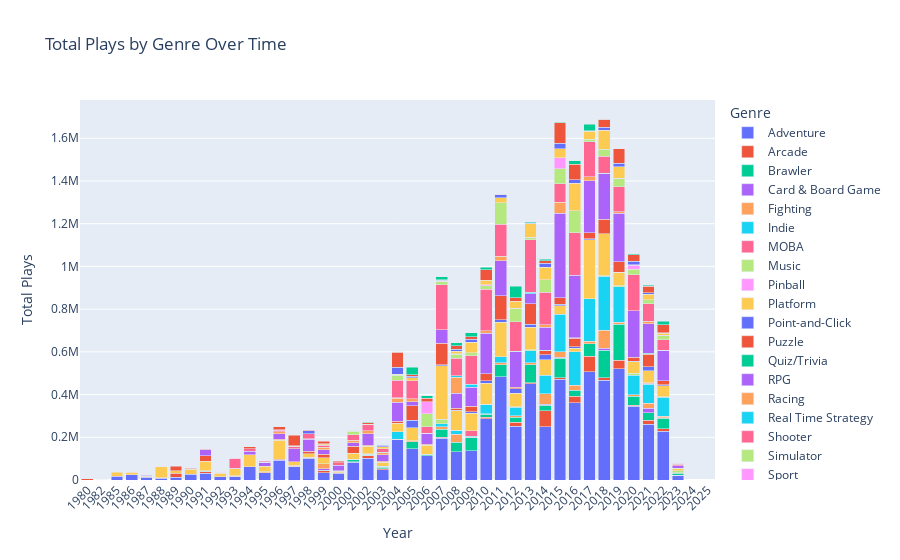

Notebook code for this chart:
### Markdown cell above
### Visualize Exploded Genres

### Code cell
import pandas as pd
from datetime import datetime
import plotly.express as px
from ast import literal_eval
import plotly.offline as offline



df = pd.read_csv('../Dataset/games.csv')

df = df[df['Release Date'] != 'releases on TBD']

df['Release Date'] = df['Release Date'].apply(lambda x: datetime.strptime(x, '%b %d, %Y'))
df['Genres'] = df['Genres'].apply(literal_eval)


def convert_to_int(value):
    if 'K' in value:
        return int(float(value.replace('K', '')) * 1000)
    else:
        return int(value)

# Apply the custom function to the 'Value' column
df['Plays'] = df['Plays'].apply(convert_to_int)

df = df.explode('Genres').dropna(subset=['Genres'])


df['Year'] = df['Release Date'].apply(lambda x: x.strftime('%Y'))
avg_rating_per_date_genre = df.groupby(['Year', 'Genres'])['Plays'].sum().unstack().reset_index()


fig = px.bar(avg_rating_per_date_genre, x='Year', y=avg_rating_per_date_genre.columns[1:],
             title='Total Plays by Genre Over Time',
             labels={'Release Date': 'Release Date', 'value': 'Total Plays', 'variable': 'Genre'},
             barmode='stack'
            )

fig.update_layout(xaxis_tickangle=-45)
fig.show()

offline.plot(fig, filename="plays_by_genre.html", auto_open=False)

### Figure 1 — Plotly figure (JSON) as saved in the notebook; plotly's stock layout.template omitted (floating-point values rounded to 4 significant figures)
{"data": [{"alignmentgroup": "True", "hovertemplate": "Genre=Adventure<br>Year=%{x}<br>Total Plays=%{y}<extra></extra>", "legendgroup": "Adventure", "marker": {"color": "#636efa", "pattern": {"shape": ""}}, "name": "Adventure", "offsetgroup": "Adventure", "orientation": "v", "showlegend": true, "textposition": "auto", "type": "bar", "x": ["1980", "1982", "1985", "1986", "1987", "1988", "1989", "1990", "1991", "1992", "1993", "1994", "1995", "1996", "1997", "1998", "1999", "2000", "2001", "2002", "2003", "2004", "2005", "2006", "2007", "2008", "2009", "2010", "2011", "2012", "2013", "2014", "2015", "2016", "2017", "2018", "2019", "2020", "2021", "2022", "2023", "2024", "2025"], "xaxis": "x", "y": [null, null, 18000, 24300, 11800, 8400, 12200, 26800, 32739, 14247, 16000, 60900, 35000, 92600, 61563, 102197, 34559, 31300, 82978, 102508, 48400, 188200, 147274, 113089, 194676, 131384, 137090, 286045, 483400, 251692, 450953, 249124, 471425, 361748, 506219, 467154, 521380, 346081, 262199, 227839, 23061, 0, 1], "yaxis": "y"}, {"alignmentgroup": "True", "hovertemplate": "Genre=Arcade<br>Year=%{x}<br>Total Plays=%{y}<extra></extra>", "legendgroup": "Arcade", "marker": {"color": "#EF553B", "pattern": {"shape": ""}}, "name": "Arcade", "offsetgroup": "Arcade", "orientation": "v", "showlegend": true, "textposition": "auto", "type": "bar", "x": ["1980", "1982", "1985", "1986", "1987", "1988", "1989", "1990", "1991", "1992", "1993", "1994", "1995", "1996", "1997", "1998", "1999", "2000", "2001", "2002", "2003", "2004", "2005", "2006", "2007", "2008", "2009", "2010", "2011", "2012", "2013", "2014", "2015", "2016", "2017", "2018", "2019", "2020", "2021", "2022", "2023", "2024", "2025"], "xaxis": "x", "y": [5200, 1600, null, 1400, null, null, 19200, null, 5800, 1400, 2200, null, null, 3800, 2400, 1700, 8500, null, 1739, 12000, 5100, null, null, null, 5200, null, null, 6900, null, 18800, 5100, 74600, 7600, 30407, 73000, 10861, 38700, 2900, 18600, 12045, 1, null, null], "yaxis": "y"}, {"alignmentgroup": "True", "hovertemplate": "Genre=Brawler<br>Year=%{x}<br>Total Plays=%{y}<extra></extra>", "legendgroup": "Brawler", "marker": {"color": "#00cc96", "pattern": {"shape": ""}}, "name": "Brawler", "offsetgroup": "Brawler", "orientation": "v", "showlegend": true, "textposition": "auto", "type": "bar", "x": ["1980", "1982", "1985", "1986", "1987", "1988", "1989", "1990", "1991", "1992", "1993", "1994", "1995", "1996", "1997", "1998", "1999", "2000", "2001", "2002", "2003", "2004", "2005", "2006", "2007", "2008", "2009", "2010", "2011", "2012", "2013", "2014", "2015", "2016", "2017", "2018", "2019", "2020", "2021", "2022", "2023", "2024", "2025"], "xaxis": "x", "y": [null, null, null, null, null, 1500, null, null, 1500, null, null, null, null, null, null, null, 1600, null, 10000, 1600, 6400, null, 30919, 7500, 38600, 44600, 61600, 14500, 56400, 22200, 83200, 25400, 90100, 29100, 59600, 130400, 170100, 44200, 34000, 49250, 9121, null, null], "yaxis": "y"}, {"alignmentgroup": "True", "hovertemplate": "Genre=Card & Board Game<br>Year=%{x}<br>Total Plays=%{y}<extra></extra>", "legendgroup": "Card & Board Game", "marker": {"color": "#ab63fa", "pattern": {"shape": ""}}, "name": "Card & Board Game", "offsetgroup": "Card & Board Game", "orientation": "v", "showlegend": true, "textposition": "auto", "type": "bar", "x": ["1980", "1982", "1985", "1986", "1987", "1988", "1989", "1990", "1991", "1992", "1993", "1994", "1995", "1996", "1997", "1998", "1999", "2000", "2001", "2002", "2003", "2004", "2005", "2006", "2007", "2008", "2009", "2010", "2011", "2012", "2013", "2014", "2015", "2016", "2017", "2018", "2019", "2020", "2021", "2022", "2023", "2024", "2025"], "xaxis": "x", "y": [null, null, null, null, null, null, null, null, null, null, null, null, null, null, null, null, 7800, 2800, null, 3000, null, null, null, null, null, null, 1800, null, null, null, null, 5500, 5200, null, null, 8700, null, null, 20000, 2947, null, null, null], "yaxis": "y"}, {"alignmentgroup": "True", "hovertemplate": "Genre=Fighting<br>Year=%{x}<br>Total Plays=%{y}<extra></extra>", "legendgroup": "Fighting", "marker": {"color": "#FFA15A", "pattern": {"shape": ""}}, "name": "Fighting", "offsetgroup": "Fighting", "orientation": "v", "showlegend": true, "textposition": "auto", "type": "bar", "x": ["1980", "1982", "1985", "1986", "1987", "1988", "1989", "1990", "1991", "1992", "1993", "1994", "1995", "1996", "1997", "1998", "1999", "2000", "2001", "2002", "2003", "2004", "2005", "2006", "2007", "2008", "2009", "2010", "2011", "2012", "2013", "2014", "2015", "2016", "2017", "2018", "2019", "2020", "2021", "2022", "2023", "2024", "2025"], "xaxis": "x", "y": [null, null, null, null, null, null, null, null, 4300, null, 1600, null, 2686, null, 5400, 3500, 23934, null, 1900, null, null, 2800, 4527, 252, 10300, 39300, null, 1900, 9500, 8600, 10000, 48900, 25700, 22900, 10300, 84500, 8700, 5600, 23700, 7300, null, null, null], "yaxis": "y"}, {"alignmentgroup": "True", "hovertemplate": "Genre=Indie<br>Year=%{x}<br>Total Plays=%{y}<extra></extra>", "legendgroup": "Indie", "marker": {"color": "#19d3f3", "pattern": {"shape": ""}}, "name": "Indie", "offsetgroup": "Indie", "orientation": "v", "showlegend": true, "textposition": "auto", "type": "bar", "x": ["1980", "1982", "1985", "1986", "1987", "1988", "1989", "1990", "1991", "1992", "1993", "1994", "1995", "1996", "1997", "1998", "1999", "2000", "2001", "2002", "2003", "2004", "2005", "2006", "2007", "2008", "2009", "2010", "2011", "2012", "2013", "2014", "2015", "2016", "2017", "2018", "2019", "2020", "2021", "2022", "2023", "2024", "2025"], "xaxis": "x", "y": [null, null, null, null, null, null, null, null, null, null, null, null, null, null, null, null, null, null, 1300, 1900, 3400, 35700, null, null, 14600, 14500, 3400, 43600, 27400, 38392, 55400, 87735, 177000, 155761, 200419, 253122, 164926, 92290, 88834, 88547, 1401, 0, null], "yaxis": "y"}, {"alignmentgroup": "True", "hovertemplate": "Genre=MOBA<br>Year=%{x}<br>Total Plays=%{y}<extra></extra>", "legendgroup": "MOBA", "marker": {"color": "#FF6692", "pattern": {"shape": ""}}, "name": "MOBA", "offsetgroup": "MOBA", "orientation": "v", "showlegend": true, "textposition": "auto", "type": "bar", "x": ["1980", "1982", "1985", "1986", "1987", "1988", "1989", "1990", "1991", "1992", "1993", "1994", "1995", "1996", "1997", "1998", "1999", "2000", "2001", "2002", "2003", "2004", "2005", "2006", "2007", "2008", "2009", "2010", "2011", "2012", "2013", "2014", "2015", "2016", "2017", "2018", "2019", "2020", "2021", "2022", "2023", "2024", "2025"], "xaxis": "x", "y": [null, null, null, null, null, null, null, null, null, null, null, null, null, null, null, null, null, null, null, null, null, null, null, null, null, null, 26000, null, null, null, null, null, null, null, null, null, null, null, 4500, null, null, null, null], "yaxis": "y"}, {"alignmentgroup": "True", "hovertemplate": "Genre=Music<br>Year=%{x}<br>Total Plays=%{y}<extra></extra>", "legendgroup": "Music", "marker": {"color": "#B6E880", "pattern": {"shape": ""}}, "name": "Music", "offsetgroup": "Music", "orientation": "v", "showlegend": true, "textposition": "auto", "type": "bar", "x": ["1980", "1982", "1985", "1986", "1987", "1988", "1989", "1990", "1991", "1992", "1993", "1994", "1995", "1996", "1997", "1998", "1999", "2000", "2001", "2002", "2003", "2004", "2005", "2006", "2007", "2008", "2009", "2010", "2011", "2012", "2013", "2014", "2015", "2016", "2017", "2018", "2019", "2020", "2021", "2022", "2023", "2024", "2025"], "xaxis": "x", "y": [null, null, null, null, null, null, null, null, null, null, null, null, null, null, null, null, null, null, null, 1400, null, null, null, null, 21500, 3600, 1100, 1200, null, 2300, 5100, null, null, 713, 183, 2700, 4900, 9000, 2500, 1385, 9000, null, null], "yaxis": "y"}, {"alignmentgroup": "True", "hovertemplate": "Genre=Pinball<br>Year=%{x}<br>Total Plays=%{y}<extra></extra>", "legendgroup": "Pinball", "marker": {"color": "#FF97FF", "pattern": {"shape": ""}}, "name": "Pinball", "offsetgroup": "Pinball", "orientation": "v", "showlegend": true, "textposition": "auto", "type": "bar", "x": ["1980", "1982", "1985", "1986", "1987", "1988", "1989", "1990", "1991", "1992", "1993", "1994", "1995", "1996", "1997", "1998", "1999", "2000", "2001", "2002", "2003", "2004", "2005", "2006", "2007", "2008", "2009", "2010", "2011", "2012", "2013", "2014", "2015", "2016", "2017", "2018", "2019", "2020", "2021", "2022", "2023", "2024", "2025"], "xaxis": "x", "y": [null, null, null, null, null, null, null, null, null, null, null, null, null, null, null, null, null, null, null, null, 1600, null, null, null, null, null, null, null, null, null, null, null, null, null, null, null, null, null, null, null, null, null, null], "yaxis": "y"}, {"alignmentgroup": "True", "hovertemplate": "Genre=Platform<br>Year=%{x}<br>Total Plays=%{y}<extra></extra>", "legendgroup": "Platform", "marker": {"color": "#FECB52", "pattern": {"shape": ""}}, "name": "Platform", "offsetgroup": "Platform", "orientation": "v", "showlegend": true, "textposition": "auto", "type": "bar", "x": ["1980", "1982", "1985", "1986", "1987", "1988", "1989", "1990", "1991", "1992", "1993", "1994", "1995", "1996", "1997", "1998", "1999", "2000", "2001", "2002", "2003", "2004", "2005", "2006", "2007", "2008", "2009", "2010", "2011", "2012", "2013", "2014", "2015", "2016", "2017", "2018", "2019", "2020", "2021", "2022", "2023", "2024", "2025"], "xaxis": "x", "y": [null, null, 18000, 7100, 5400, 51900, 12200, 24200, 42739, 16700, 32900, 57800, 26200, 89300, 16100, 14800, 27000, 7500, 27200, 35800, 17997, 38100, 61874, 41100, 249776, 90900, 81100, 97900, 162000, 64192, 104600, 72300, 37800, 15707, 275783, 195179, 62917, 54252, 57212, 51165, 11777, null, null], "yaxis": "y"}, {"alignmentgroup": "True", "hovertemplate": "Genre=Point-and-Click<br>Year=%{x}<br>Total Plays=%{y}<extra></extra>", "legendgroup": "Point-and-Click", "marker": {"color": "#636efa", "pattern": {"shape": ""}}, "name": "Point-and-Click", "offsetgroup": "Point-and-Click", "orientation": "v", "showlegend": true, "textposition": "auto", "type": "bar", "x": ["1980", "1982", "1985", "1986", "1987", "1988", "1989", "1990", "1991", "1992", "1993", "1994", "1995", "1996", "1997", "1998", "1999", "2000", "2001", "2002", "2003", "2004", "2005", "2006", "2007", "2008", "2009", "2010", "2011", "2012", "2013", "2014", "2015", "2016", "2017", "2018", "2019", "2020", "2021", "2022", "2023", "2024", "2025"], "xaxis": "x", "y": [null, null, null, null, null, null, null, 1400, null, 547, null, null, null, null, null, null, null, null, null, null, null, null, 36000, null, 5800, 2400, 7700, 12763, 10700, 21900, 16000, 23500, 8200, 7700, 3100, null, 646, 1643, 19171, 6147, null, null, null], "yaxis": "y"}, {"alignmentgroup": "True", "hovertemplate": "Genre=Puzzle<br>Year=%{x}<br>Total Plays=%{y}<extra></extra>", "legendgroup": "Puzzle", "marker": {"color": "#EF553B", "pattern": {"shape": ""}}, "name": "Puzzle", "offsetgroup": "Puzzle", "orientation": "v", "showlegend": true, "textposition": "auto", "type": "bar", "x": ["1980", "1982", "1985", "1986", "1987", "1988", "1989", "1990", "1991", "1992", "1993", "1994", "1995", "1996", "1997", "1998", "1999", "2000", "2001", "2002", "2003", "2004", "2005", "2006", "2007", "2008", "2009", "2010", "2011", "2012", "2013", "2014", "2015", "2016", "2017", "2018", "2019", "2020", "2021", "2022", "2023", "2024", "2025"], "xaxis": "x", "y": [null, null, null, 1400, null, null, 21700, 3800, 26939, null, null, null, null, 6100, 663, 13000, 16600, 2300, 32303, 4308, 4900, 9700, 67400, 6527, 99200, 10408, 24900, 33700, 113100, 6692, 94300, 18400, 30700, 40200, 29083, 68330, 49671, 19600, 57155, 17672, 181, null, null], "yaxis": "y"}, {"alignmentgroup": "True", "hovertemplate": "Genre=Quiz/Trivia<br>Year=%{x}<br>Total Plays=%{y}<extra></extra>", "legendgroup": "Quiz/Trivia", "marker": {"color": "#00cc96", "pattern": {"shape": ""}}, "name": "Quiz/Trivia", "offsetgroup": "Quiz/Trivia", "orientation": "v", "showlegend": true, "textposition": "auto", "type": "bar", "x": ["1980", "1982", "1985", "1986", "1987", "1988", "1989", "1990", "1991", "1992", "1993", "1994", "1995", "1996", "1997", "1998", "1999", "2000", "2001", "2002", "2003", "2004", "2005", "2006", "2007", "2008", "2009", "2010", "2011", "2012", "2013", "2014", "2015", "2016", "2017", "2018", "2019", "2020", "2021", "2022", "2023", "2024", "2025"], "xaxis": "x", "y": [null, null, null, null, null, null, null, null, null, null, null, null, null, null, null, null, null, null, null, null, null, null, null, null, null, null, null, null, null, null, null, 1400, null, 2700, null, null, null, null, 6000, null, null, null, null], "yaxis": "y"}, {"alignmentgroup": "True", "hovertemplate": "Genre=RPG<br>Year=%{x}<br>Total Plays=%{y}<extra></extra>", "legendgroup": "RPG", "marker": {"color": "#ab63fa", "pattern": {"shape": ""}}, "name": "RPG", "offsetgroup": "RPG", "orientation": "v", "showlegend": true, "textposition": "auto", "type": "bar", "x": ["1980", "1982", "1985", "1986", "1987", "1988", "1989", "1990", "1991", "1992", "1993", "1994", "1995", "1996", "1997", "1998", "1999", "2000", "2001", "2002", "2003", "2004", "2005", "2006", "2007", "2008", "2009", "2010", "2011", "2012", "2013", "2014", "2015", "2016", "2017", "2018", "2019", "2020", "2021", "2022", "2023", "2024", "2025"], "xaxis": "x", "y": [null, null, null, null, 4500, null, null, null, 28700, 3600, 1900, 16199, 19133, 24816, 59463, 54500, 22803, 25200, 16500, 53600, 30400, 89100, 18191, 49462, 63800, 69800, 89600, 187635, 164800, 164600, 46367, 109200, 394600, 292158, 242336, 212661, 227696, 215704, 136922, 143362, 12231, 0, null], "yaxis": "y"}, {"alignmentgroup": "True", "hovertemplate": "Genre=Racing<br>Year=%{x}<br>Total Plays=%{y}<extra></extra>", "legendgroup": "Racing", "marker": {"color": "#FFA15A", "pattern": {"shape": ""}}, "name": "Racing", "offsetgroup": "Racing", "orientation": "v", "showlegend": true, "textposition": "auto", "type": "bar", "x": ["1980", "1982", "1985", "1986", "1987", "1988", "1989", "1990", "1991", "1992", "1993", "1994", "1995", "1996", "1997", "1998", "1999", "2000", "2001", "2002", "2003", "2004", "2005", "2006", "2007", "2008", "2009", "2010", "2011", "2012", "2013", "2014", "2015", "2016", "2017", "2018", "2019", "2020", "2021", "2022", "2023", "2024", "2025"], "xaxis": "x", "y": [null, null, null, null, null, null, null, null, null, null, null, null, 986, 9700, 1600, 2700, 9600, null, 13200, 13400, 10100, 19000, 15000, 1100, null, 74600, null, 12200, 19400, null, null, 11900, 51000, null, 19000, null, 5600, null, 11500, 688, null, null, null], "yaxis": "y"}, {"alignmentgroup": "True", "hovertemplate": "Genre=Real Time Strategy<br>Year=%{x}<br>Total Plays=%{y}<extra></extra>", "legendgroup": "Real Time Strategy", "marker": {"color": "#19d3f3", "pattern": {"shape": ""}}, "name": "Real Time Strategy", "offsetgroup": "Real Time Strategy", "orientation": "v", "showlegend": true, "textposition": "auto", "type": "bar", "x": ["1980", "1982", "1985", "1986", "1987", "1988", "1989", "1990", "1991", "1992", "1993", "1994", "1995", "1996", "1997", "1998", "1999", "2000", "2001", "2002", "2003", "2004", "2005", "2006", "2007", "2008", "2009", "2010", "2011", "2012", "2013", "2014", "2015", "2016", "2017", "2018", "2019", "2020", "2021", "2022", "2023", "2024", "2025"], "xaxis": "x", "y": [null, null, null, null, null, null, null, null, null, null, null, null, null, null, null, null, null, null, null, null, 2600, 2700, null, null, null, 6000, 14000, null, null, 2600, 9100, null, null, null, null, 1600, null, null, null, null, null, null, null], "yaxis": "y"}, {"alignmentgroup": "True", "hovertemplate": "Genre=Shooter<br>Year=%{x}<br>Total Plays=%{y}<extra></extra>", "legendgroup": "Shooter", "marker": {"color": "#FF6692", "pattern": {"shape": ""}}, "name": "Shooter", "offsetgroup": "Shooter", "orientation": "v", "showlegend": true, "textposition": "auto", "type": "bar", "x": ["1980", "1982", "1985", "1986", "1987", "1988", "1989", "1990", "1991", "1992", "1993", "1994", "1995", "1996", "1997", "1998", "1999", "2000", "2001", "2002", "2003", "2004", "2005", "2006", "2007", "2008", "2009", "2010", "2011", "2012", "2013", "2014", "2015", "2016", "2017", "2018", "2019", "2020", "2021", "2022", "2023", "2024", "2025"], "xaxis": "x", "y": [null, null, null, null, 1900, null, null, null, 2100, 547, 46800, 11544, 4586, 6500, 9522, 24000, 10259, 10900, 24400, 28897, 14500, 80900, 84500, 30700, 210776, 81700, 133800, 194287, 150500, 139100, 243700, 151789, 87300, 198520, 165700, 79961, 118700, 168600, 83390, 48942, 6250, null, 1], "yaxis": "y"}, {"alignmentgroup": "True", "hovertemplate": "Genre=Simulator<br>Year=%{x}<br>Total Plays=%{y}<extra></extra>", "legendgroup": "Simulator", "marker": {"color": "#B6E880", "pattern": {"shape": ""}}, "name": "Simulator", "offsetgroup": "Simulator", "orientation": "v", "showlegend": true, "textposition": "auto", "type": "bar", "x": ["1980", "1982", "1985", "1986", "1987", "1988", "1989", "1990", "1991", "1992", "1993", "1994", "1995", "1996", "1997", "1998", "1999", "2000", "2001", "2002", "2003", "2004", "2005", "2006", "2007", "2008", "2009", "2010", "2011", "2012", "2013", "2014", "2015", "2016", "2017", "2018", "2019", "2020", "2021", "2022", "2023", "2024", "2025"], "xaxis": "x", "y": [null, null, null, null, null, null, null, null, null, null, null, null, null, null, 522, null, 1600, null, 17500, null, null, 24000, null, 60100, 15300, 20500, 14398, 16300, 100600, 59700, 10486, 57700, 71400, 102124, 11000, 33848, 36546, 27050, 18925, 17661, null, null, null], "yaxis": "y"}, {"alignmentgroup": "True", "hovertemplate": "Genre=Sport<br>Year=%{x}<br>Total Plays=%{y}<extra></extra>", "legendgroup": "Sport", "marker": {"color": "#FF97FF", "pattern": {"shape": ""}}, "name": "Sport", "offsetgroup": "Sport", "orientation": "v", "showlegend": true, "textposition": "auto", "type": "bar", "x": ["1980", "1982", "1985", "1986", "1987", "1988", "1989", "1990", "1991", "1992", "1993", "1994", "1995", "1996", "1997", "1998", "1999", "2000", "2001", "2002", "2003", "2004", "2005", "2006", "2007", "2008", "2009", "2010", "2011", "2012", "2013", "2014", "2015", "2016", "2017", "2018", "2019", "2020", "2021", "2022", "2023", "2024", "2025"], "xaxis": "x", "y": [null, null, null, null, null, null, null, null, null, null, 847, null, null, null, null, null, null, null, 1100, 1400, null, 1900, null, 56800, 1400, 1800, null, 5500, null, 3200, 2200, null, 51000, null, null, null, 1600, 18800, null, 1886, null, null, null], "yaxis": "y"}, {"alignmentgroup": "True", "hovertemplate": "Genre=Strategy<br>Year=%{x}<br>Total Plays=%{y}<extra></extra>", "legendgroup": "Strategy", "marker": {"color": "#FECB52", "pattern": {"shape": ""}}, "name": "Strategy", "offsetgroup": "Strategy", "orientation": "v", "showlegend": true, "textposition": "auto", "type": "bar", "x": ["1980", "1982", "1985", "1986", "1987", "1988", "1989", "1990", "1991", "1992", "1993", "1994", "1995", "1996", "1997", "1998", "1999", "2000", "2001", "2002", "2003", "2004", "2005", "2006", "2007", "2008", "2009", "2010", "2011", "2012", "2013", "2014", "2015", "2016", "2017", "2018", "2019", "2020", "2021", "2022", "2023", "2024", "2025"], "xaxis": "x", "y": [null, null, null, 1400, null, null, null, null, null, null, null, null, null, 1300, 2100, 1100, 4840, null, 1900, 297, 10400, 3700, 13900, null, 1800, 11400, 48300, 20748, 23900, 33500, 63700, 59300, 42500, 130203, 36800, 89527, 55587, 1936, 26154, 10537, 1930, null, null], "yaxis": "y"}, {"alignmentgroup": "True", "hovertemplate": "Genre=Tactical<br>Year=%{x}<br>Total Plays=%{y}<extra></extra>", "legendgroup": "Tactical", "marker": {"color": "#636efa", "pattern": {"shape": ""}}, "name": "Tactical", "offsetgroup": "Tactical", "orientation": "v", "showlegend": true, "textposition": "auto", "type": "bar", "x": ["1980", "1982", "1985", "1986", "1987", "1988", "1989", "1990", "1991", "1992", "1993", "1994", "1995", "1996", "1997", "1998", "1999", "2000", "2001", "2002", "2003", "2004", "2005", "2006", "2007", "2008", "2009", "2010", "2011", "2012", "2013", "2014", "2015", "2016", "2017", "2018", "2019", "2020", "2021", "2022", "2023", "2024", "2025"], "xaxis": "x", "y": [null, null, null, null, null, null, null, null, null, null, null, null, null, null, 2100, 12000, 1640, null, 1900, null, 7800, 32300, 6600, null, 1800, 9600, 15000, null, 13100, null, 2400, 17000, 25900, 15342, 1500, 14000, 15700, 16669, 6600, 3115, 1783, null, null], "yaxis": "y"}, {"alignmentgroup": "True", "hovertemplate": "Genre=Turn Based Strategy<br>Year=%{x}<br>Total Plays=%{y}<extra></extra>", "legendgroup": "Turn Based Strategy", "marker": {"color": "#EF553B", "pattern": {"shape": ""}}, "name": "Turn Based Strategy", "offsetgroup": "Turn Based Strategy", "orientation": "v", "showlegend": true, "textposition": "auto", "type": "bar", "x": ["1980", "1982", "1985", "1986", "1987", "1988", "1989", "1990", "1991", "1992", "1993", "1994", "1995", "1996", "1997", "1998", "1999", "2000", "2001", "2002", "2003", "2004", "2005", "2006", "2007", "2008", "2009", "2010", "2011", "2012", "2013", "2014", "2015", "2016", "2017", "2018", "2019", "2020", "2021", "2022", "2023", "2024", "2025"], "xaxis": "x", "y": [null, null, null, null, null, null, null, null, null, null, null, 9000, null, 16000, 47100, 2400, 10900, 6800, 1900, 7000, null, 71000, 6700, 15000, 2300, 15900, 11300, 48248, 2800, 16400, 2100, 12800, 94300, 73300, null, 36400, 67300, 30540, 30067, 37155, 1874, null, null], "yaxis": "y"}, {"alignmentgroup": "True", "hovertemplate": "Genre=Visual Novel<br>Year=%{x}<br>Total Plays=%{y}<extra></extra>", "legendgroup": "Visual Novel", "marker": {"color": "#00cc96", "pattern": {"shape": ""}}, "name": "Visual Novel", "offsetgroup": "Visual Novel", "orientation": "v", "showlegend": true, "textposition": "auto", "type": "bar", "x": ["1980", "1982", "1985", "1986", "1987", "1988", "1989", "1990", "1991", "1992", "1993", "1994", "1995", "1996", "1997", "1998", "1999", "2000", "2001", "2002", "2003", "2004", "2005", "2006", "2007", "2008", "2009", "2010", "2011", "2012", "2013", "2014", "2015", "2016", "2017", "2018", "2019", "2020", "2021", "2022", "2023", "2024", "2025"], "xaxis": "x", "y": [null, null, null, null, null, null, null, null, null, 547, null, null, null, null, null, null, null, null, null, 2300, 1700, 1900, 36000, 13200, 14200, 14476, 17390, 12982, 1300, 54100, 3300, 8000, 2225, 15120, 32200, 1175, null, 3550, 3300, 14458, 210, null, null], "yaxis": "y"}], "layout": {"barmode": "stack", "legend": {"title": {"text": "Genre"}, "tracegroupgap": 0}, "title": {"text": "Total Plays by Genre Over Time"}, "xaxis": {"anchor": "y", "domain": [0, 1], "tickangle": -45, "title": {"text": "Year"}}, "yaxis": {"anchor": "x", "domain": [0, 1], "title": {"text": "Total Plays"}}}}
